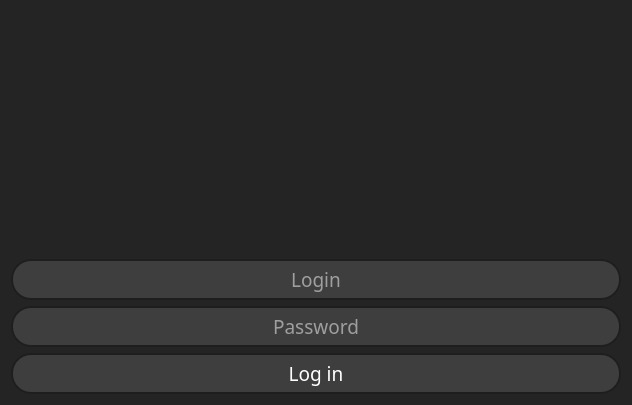
<?xml version="1.0" encoding="UTF-8"?>
<ui version="4.0">
 <class>AuthorizationForm</class>
 <widget class="QWidget" name="AuthorizationForm">
  <property name="geometry">
   <rect>
    <x>0</x>
    <y>0</y>
    <width>632</width>
    <height>405</height>
   </rect>
  </property>
  <property name="sizePolicy">
   <sizepolicy hsizetype="Preferred" vsizetype="Preferred">
    <horstretch>0</horstretch>
    <verstretch>0</verstretch>
   </sizepolicy>
  </property>
  <property name="maximumSize">
   <size>
    <width>16777215</width>
    <height>16777215</height>
   </size>
  </property>
  <property name="focusPolicy">
   <enum>Qt::ClickFocus</enum>
  </property>
  <property name="windowTitle">
   <string>SMTP-client By Kirill Danilchuk</string>
  </property>
  <property name="styleSheet">
   <string notr="true">QWidget {
	background-color: rgb(36, 36, 36);
}</string>
  </property>
  <layout class="QVBoxLayout" name="verticalLayout">
   <item>
    <layout class="QHBoxLayout" name="horizontalLayout">
     <item>
      <spacer name="horizontalSpacer_2">
       <property name="orientation">
        <enum>Qt::Horizontal</enum>
       </property>
       <property name="sizeHint" stdset="0">
        <size>
         <width>40</width>
         <height>20</height>
        </size>
       </property>
      </spacer>
     </item>
     <item>
      <widget class="QLabel" name="label">
       <property name="sizePolicy">
        <sizepolicy hsizetype="Preferred" vsizetype="Preferred">
         <horstretch>0</horstretch>
         <verstretch>0</verstretch>
        </sizepolicy>
       </property>
       <property name="maximumSize">
        <size>
         <width>600</width>
         <height>200</height>
        </size>
       </property>
       <property name="layoutDirection">
        <enum>Qt::LeftToRight</enum>
       </property>
       <property name="autoFillBackground">
        <bool>false</bool>
       </property>
       <property name="text">
        <string/>
       </property>
       <property name="pixmap">
        <pixmap resource="res.qrc">:/newPrefix/SMTP_logo_wo_subtext-1280x231.png</pixmap>
       </property>
       <property name="scaledContents">
        <bool>true</bool>
       </property>
       <property name="alignment">
        <set>Qt::AlignCenter</set>
       </property>
       <property name="wordWrap">
        <bool>false</bool>
       </property>
       <property name="indent">
        <number>2</number>
       </property>
      </widget>
     </item>
     <item>
      <spacer name="horizontalSpacer">
       <property name="orientation">
        <enum>Qt::Horizontal</enum>
       </property>
       <property name="sizeHint" stdset="0">
        <size>
         <width>40</width>
         <height>20</height>
        </size>
       </property>
      </spacer>
     </item>
    </layout>
   </item>
   <item>
    <spacer name="verticalSpacer">
     <property name="orientation">
      <enum>Qt::Vertical</enum>
     </property>
     <property name="sizeHint" stdset="0">
      <size>
       <width>20</width>
       <height>35</height>
      </size>
     </property>
    </spacer>
   </item>
   <item>
    <widget class="QLineEdit" name="login_line">
     <property name="sizePolicy">
      <sizepolicy hsizetype="Minimum" vsizetype="Fixed">
       <horstretch>0</horstretch>
       <verstretch>0</verstretch>
      </sizepolicy>
     </property>
     <property name="minimumSize">
      <size>
       <width>261</width>
       <height>41</height>
      </size>
     </property>
     <property name="maximumSize">
      <size>
       <width>16777215</width>
       <height>16777215</height>
      </size>
     </property>
     <property name="font">
      <font>
       <family>MV Boli</family>
       <pointsize>14</pointsize>
      </font>
     </property>
     <property name="styleSheet">
      <string notr="true">QLineEdit { 
	border: 2px solid rgb(30, 30, 30);
	border-radius: 20px; 
	color: #FFF; 
    background-color: rgb(62, 62, 62); 
	padding-left: 20px;
	padding-right: 20px;
} 

QLineEdit:hover {
	border: 3px solid rgb(75, 75, 75);
}

QLineEdit:focus {
	border: 3px solid rgb(102, 102, 102);
	border-color: rgb(0, 170, 255);
}

</string>
     </property>
     <property name="alignment">
      <set>Qt::AlignCenter</set>
     </property>
     <property name="placeholderText">
      <string>Login</string>
     </property>
    </widget>
   </item>
   <item>
    <widget class="QLineEdit" name="password_line">
     <property name="sizePolicy">
      <sizepolicy hsizetype="Minimum" vsizetype="Fixed">
       <horstretch>0</horstretch>
       <verstretch>0</verstretch>
      </sizepolicy>
     </property>
     <property name="minimumSize">
      <size>
       <width>261</width>
       <height>41</height>
      </size>
     </property>
     <property name="maximumSize">
      <size>
       <width>16777215</width>
       <height>16777215</height>
      </size>
     </property>
     <property name="font">
      <font>
       <family>MV Boli</family>
       <pointsize>14</pointsize>
      </font>
     </property>
     <property name="styleSheet">
      <string notr="true">QLineEdit { 
	border: 2px solid rgb(30, 30, 30);
	border-radius: 20px; 
	color: #FFF; 
    background-color: rgb(62, 62, 62); 
	padding-left: 20px;
	padding-right: 20px;
} 

QLineEdit:hover {
	border: 3px solid rgb(75, 75, 75);
}

QLineEdit:focus {
	border: 3px solid rgb(102, 102, 102);
	border-color: rgb(0, 170, 255);
}

</string>
     </property>
     <property name="echoMode">
      <enum>QLineEdit::Password</enum>
     </property>
     <property name="alignment">
      <set>Qt::AlignCenter</set>
     </property>
     <property name="placeholderText">
      <string>Password</string>
     </property>
    </widget>
   </item>
   <item>
    <widget class="QPushButton" name="logIn_button">
     <property name="minimumSize">
      <size>
       <width>211</width>
       <height>41</height>
      </size>
     </property>
     <property name="font">
      <font>
       <family>MV Boli</family>
       <pointsize>14</pointsize>
      </font>
     </property>
     <property name="styleSheet">
      <string notr="true">QPushButton { 
	border: 2px solid rgb(30, 30, 30);
	border-radius: 20px; 
	color: #FFF; 
    background-color: rgb(62, 62, 62); 
	padding-left: 20px;
	padding-right: 20px;
} 

QPushButton:hover {
	border: 3px solid rgb(75, 75, 75);
}

QPushButton:pressed {
    background-color: rgb(121, 121, 121)
}
</string>
     </property>
     <property name="text">
      <string>Log in</string>
     </property>
    </widget>
   </item>
  </layout>
 </widget>
 <resources>
  <include location="res.qrc"/>
 </resources>
 <connections/>
</ui>
